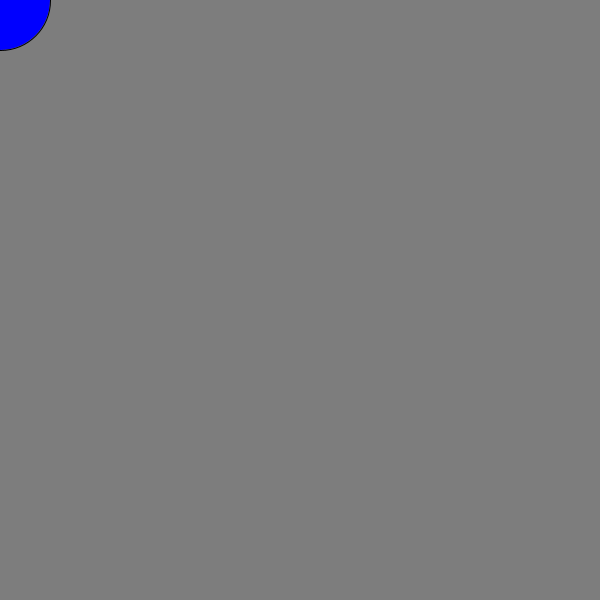
Frame 1 (no input)
Frame 60 (the mouse pressed at the canvas centre just before this capture): identical to frame 1, image omitted
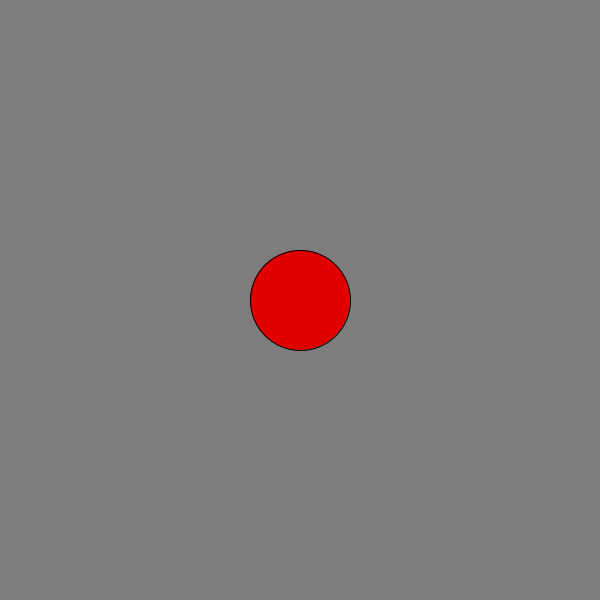
Frame 120 (the mouse held since frame 60 and released just before this capture)

The Processing sketch that drew these frames (run headless with seeded random() and noise(); from frame 60 on, the mouse is pressed at the canvas centre):

// Processing sketch: A1CompC
// ── A1CompC.pde
void setup() {
  background(125);
  size(600,600);
}
void draw() {
  background(125);
  if (mousePressed) {
    fill(225, 0, 0);
  }
  else {
    fill(0, 0, 255);
  }
  ellipse(mouseX, mouseY, 100, 100);
}
